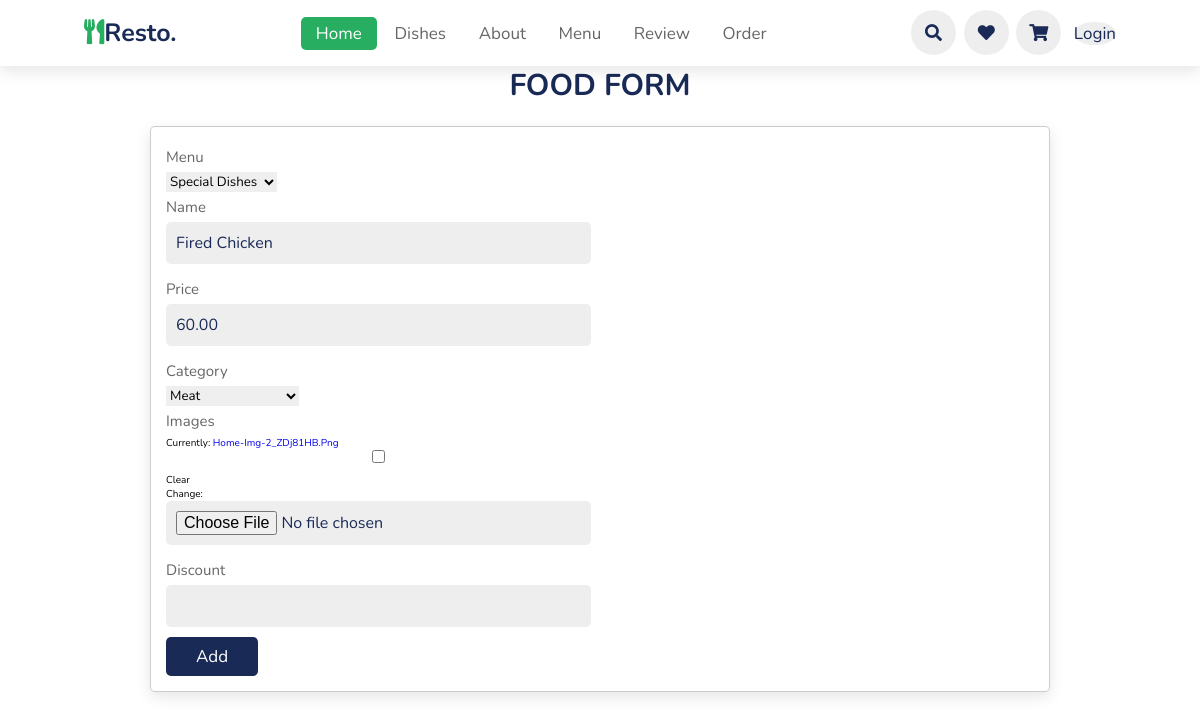
Screenshot of /edit_food/1/ with the database file from the repository.
### base/models.py (models this page shows, shortened)
class Food(models.Model):
    menu = models.ForeignKey(Menu, on_delete=models.SET_NULL, null=True)
    name = models.CharField(max_length=200, null=True)
    price = models.DecimalField(max_digits=5, decimal_places=2, null=True)
    category = models.ForeignKey(Category, on_delete=models.SET_NULL, null=True)
    images = models.ImageField(default='about-img.png', null=True, blank=True)
    discount = models.CharField(max_length=20, null=True, blank=True)

### base/views.py (the view)
# urls.py: path('edit_food/<str:pk>/', views.editFood, name='edit_food'),
def editFood(request, pk):
    food = Food.objects.get(id=pk)
    forms = FoodForm(instance=food)
    if request.method == "POST":
        forms = FoodForm(request.POST, request.FILES, instance=food)
        if forms.is_valid():
            forms.save()
            return redirect('shop')
    context = {
        'forms': forms,
    }
    return render(request, 'base/add-food.html', context)

### base/forms.py
class FoodForm(ModelForm):
    class Meta:
        model = Food
        fields = '__all__'

### base/models.py (called while the page is built)
    def __str__(self):
        return self.name

    def __str__(self):
        return self.name

### base/templates/base/add-food.html (shortened to what this page needs)
{% extends 'base/main.html' %}
{% load static %}
{% block content %}
<section class="order" id="order">
    <h1 style="margin-top: 45px;" class="heading"> Food Form </h1>
    <form method="POST" action="" enctype="multipart/form-data">
        {% for form in forms %}
        <div class="inputBox">
            <div class="input">
                <span>{{form.label}}</span>
                {{form}}
            </div>
        </div>
        {% endfor %}
        <input type="submit" value="Add" class="btn">
    </form>
</section>
{% endblock %}

### static/css/main.css (style rules this page uses)
:root { --green:#27ae60; --black:#192a56; --light-color:#666; --box-shadow:0 .5rem 1.5rem rgba(0,0,0,.1); }
* { font-family: 'Nunito', sans-serif; margin:0; padding:0; box-sizing: border-box; text-decoration: none; outline: none; border:none; text-transform: capitalize; transition: all .2s linear; }
html { font-size: 62.5%; overflow-x: hidden; scroll-padding-top: 5.5rem; scroll-behavior: smooth; }
section { padding:2rem 9%; }
.heading { text-align: center; color:var(--black); font-size: 3rem; padding-bottom: 2rem; text-transform: uppercase; }
.btn { margin-top: 1rem; display: inline-block; font-size: 1.7rem; color:#fff; background: var(--black); border-radius: .5rem; cursor: pointer; padding:.8rem 3rem; }
.order form { max-width:90rem; border-radius: .5rem; box-shadow: var(--box-shadow); border:.1rem solid rgba(0,0,0,.2); background:#fff; padding:1.5rem; margin:0 auto; }
.order form .inputBox { display: flex; flex-wrap: wrap; justify-content: space-between; }
.order form .inputBox .input { width:49%; }
.order form .inputBox .input span { display:block; padding:.5rem 0; font-size: 1.5rem; color:var(--light-color); }
.order form .inputBox .input input, .order form .inputBox .input textarea { background:#eee; border-radius: .5rem; padding:1rem; font-size: 1.6rem; color:var(--black); text-transform: none; margin-bottom: 1rem; width:100%; }
.order form .btn { margin-top: 0; }

### rows the page displays
Food: forms "Special Dishes" "Fired Chicken" "60.00" "Meat"
